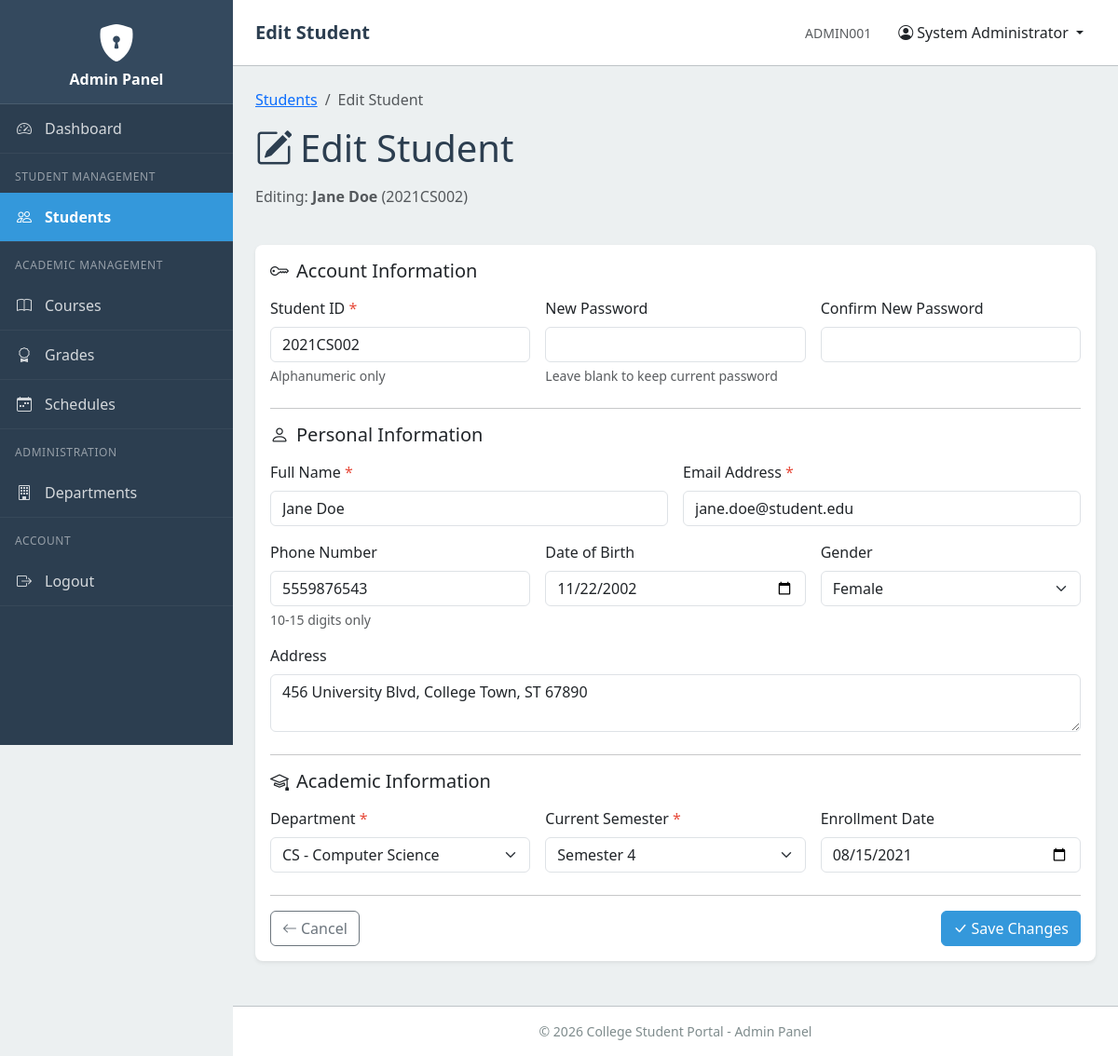
Screenshot of /admin/students/edit-student.php?id=2 (signed in) with the database file from the repository.
### tables this page shows
CREATE TABLE students (
    id INT AUTO_INCREMENT PRIMARY KEY,
    student_id VARCHAR(20) NOT NULL UNIQUE,
    name VARCHAR(100) NOT NULL,
    email VARCHAR(100) NOT NULL,
    password VARCHAR(255) NOT NULL,
    phone VARCHAR(15) DEFAULT NULL,
    date_of_birth DATE DEFAULT NULL,
    gender VARCHAR(10) DEFAULT NULL,
    address TEXT DEFAULT NULL,
    profile_picture VARCHAR(255) DEFAULT 'default.jpg',
    department_id INT NOT NULL,
    current_semester INT DEFAULT NULL,
    enrollment_date DATE DEFAULT NULL,
    created_at TIMESTAMP DEFAULT CURRENT_TIMESTAMP,
    updated_at TIMESTAMP DEFAULT CURRENT_TIMESTAMP ON UPDATE CURRENT_TIMESTAMP,
    FOREIGN KEY (department_id) REFERENCES departments(id),
    INDEX idx_student_id (student_id),
    INDEX idx_student_email (email),
    INDEX idx_student_dept (department_id)
);

CREATE TABLE departments (
    id INT AUTO_INCREMENT PRIMARY KEY,
    department_code VARCHAR(20) NOT NULL UNIQUE,
    department_name VARCHAR(100) NOT NULL,
    created_at TIMESTAMP DEFAULT CURRENT_TIMESTAMP,
    updated_at TIMESTAMP DEFAULT CURRENT_TIMESTAMP ON UPDATE CURRENT_TIMESTAMP,
    INDEX idx_dept_code (department_code)
);

### includes/functions.php (called while the page is built, shortened)
<?php
function h($string): string
{
  return htmlspecialchars($string ?? '', ENT_QUOTES, 'UTF-8');
}

### admin/students/edit-student.php (the view, shortened to what this page needs)
<?php
require_once __DIR__ . '/../../includes/admin-header.php';
require_once __DIR__ . '/../../config/database.php';
$studentId = filter_input(INPUT_GET, 'id', FILTER_VALIDATE_INT);
try {
  $deptStmt = $pdo->query("SELECT id, department_code, department_name FROM departments ORDER BY department_name");
  $departments = $deptStmt->fetchAll();
} catch (PDOException $e) {
  error_log("Error fetching departments: " . $e->getMessage());
  $departments = [];
}
try {
  $stmt = $pdo->prepare("SELECT * FROM students WHERE id = :id");
  $stmt->execute([':id' => $studentId]);
  $student = $stmt->fetch();
} catch (PDOException $e) {
  error_log("Error fetching student: " . $e->getMessage());
  $_SESSION['error'] = 'Error loading student data.';
  header('Location: view-students.php');
  exit;
}
$formData = [
  'student_id' => $student['student_id'],
  'name' => $student['name'],
  'email' => $student['email'],
  'phone' => $student['phone'],
  'date_of_birth' => $student['date_of_birth'],
  'gender' => $student['gender'],
  'address' => $student['address'],
  'department_id' => $student['department_id'],
  'current_semester' => $student['current_semester'],
  'enrollment_date' => $student['enrollment_date']
];
?>
<div class="row mb-4">
  <div class="col-12">
    <nav aria-label="breadcrumb">
      <ol class="breadcrumb">
        <li class="breadcrumb-item"><a href="view-students.php">Students</a></li>
        <li class="breadcrumb-item active" aria-current="page">Edit Student</li>
      </ol>
    </nav>
    <h1 class="mb-3">
      <i class="bi bi-pencil-square me-2"></i>Edit Student
    </h1>
    <p class="text-muted">Editing: <strong><?= h($student['name']) ?></strong> (<?= h($student['student_id']) ?>)</p>
  </div>
</div>
<div class="card">
  <div class="card-body">
    <form method="POST" action="" class="needs-validation" novalidate>
      <h5 class="mb-3"><i class="bi bi-key me-2"></i>Account Information</h5>
      <div class="row g-3 mb-4">
        <div class="col-md-4">
          <label for="student_id" class="form-label required-field">Student ID</label>
          <input type="text" class="form-control" id="student_id" name="student_id"
            value="<?= h($formData['student_id']) ?>" required
            data-check-unique="student_id" data-exclude-id="<?= $studentId ?>"
            pattern="[A-Za-z0-9]+">
          <div class="form-text">Alphanumeric only</div>
        </div>
        <div class="col-md-4">
          <label for="new_password" class="form-label">New Password</label>
          <input type="password" class="form-control" id="new_password" name="new_password"
            minlength="8">
          <div class="form-text">Leave blank to keep current password</div>
        </div>
        <div class="col-md-4">
          <label for="confirm_password" class="form-label">Confirm New Password</label>
          <input type="password" class="form-control" id="confirm_password" name="confirm_password"
            minlength="8">
        </div>
      </div>
      <hr>
      <h5 class="mb-3"><i class="bi bi-person me-2"></i>Personal Information</h5>
      <div class="row g-3 mb-4">
        <div class="col-md-6">
          <label for="name" class="form-label required-field">Full Name</label>
          <input type="text" class="form-control" id="name" name="name"
            value="<?= h($formData['name']) ?>" required>
        </div>
        <div class="col-md-6">
          <label for="email" class="form-label required-field">Email Address</label>
          <input type="email" class="form-control" id="email" name="email"
            value="<?= h($formData['email']) ?>" required>
        </div>
        <div class="col-md-4">
          <label for="phone" class="form-label">Phone Number</label>
          <input type="tel" class="form-control" id="phone" name="phone"
            value="<?= h($formData['phone']) ?>" pattern="[0-9]{10,15}">
          <div class="form-text">10-15 digits only</div>
        </div>
        <div class="col-md-4">
          <label for="date_of_birth" class="form-label">Date of Birth</label>
          <input type="date" class="form-control" id="date_of_birth" name="date_of_birth"
            value="<?= h($formData['date_of_birth']) ?>">
        </div>
        <div class="col-md-4">
          <label for="gender" class="form-label">Gender</label>
          <select class="form-select" id="gender" name="gender">
            <option value="Female" <?= $formData['gender'] === 'Female' ? 'selected' : '' ?>>Female</option>
          </select>
        </div>
        <div class="col-12">
          <label for="address" class="form-label">Address</label>
          <textarea class="form-control" id="address" name="address" rows="2"
            maxlength="500"><?= h($formData['address']) ?></textarea>
        </div>
      </div>
      <hr>
      <h5 class="mb-3"><i class="bi bi-mortarboard me-2"></i>Academic Information</h5>
      <div class="row g-3 mb-4">
        <div class="col-md-4">
          <label for="department_id" class="form-label required-field">Department</label>
          <select class="form-select" id="department_id" name="department_id" required>
            <?php foreach ($departments as $dept): ?>
              <option value="<?= $dept['id'] ?>" <?= $formData['department_id'] == $dept['id'] ? 'selected' : '' ?>>
                <?= h($dept['department_code']) ?> - <?= h($dept['department_name']) ?>
              </option>
            <?php endforeach; ?>
          </select>
        </div>
        <div class="col-md-4">
          <label for="current_semester" class="form-label required-field">Current Semester</label>
          <select class="form-select" id="current_semester" name="current_semester" required>
            <?php for ($i = 1; $i <= 8; $i++): ?>
              <option value="<?= $i ?>" <?= $formData['current_semester'] == $i ? 'selected' : '' ?>>
                Semester <?= $i ?>
              </option>
            <?php endfor; ?>
          </select>
        </div>
        <div class="col-md-4">
          <label for="enrollment_date" class="form-label">Enrollment Date</label>
          <input type="date" class="form-control" id="enrollment_date" name="enrollment_date"
            value="<?= h($formData['enrollment_date']) ?>">
        </div>
      </div>
      <hr>
      <div class="d-flex justify-content-between">
        <a href="view-students.php" class="btn btn-outline-secondary">
          <i class="bi bi-arrow-left me-1"></i>Cancel
        </a>
        <button type="submit" class="btn btn-primary">
          <i class="bi bi-check-lg me-1"></i>Save Changes
        </button>
      </div>
    </form>
  </div>
</div>
<?php require_once __DIR__ . '/../../includes/admin-footer.php'; ?>

### assets/css/admin-style.css (style rules this page uses)
:root { --admin-primary: #2c3e50; --admin-secondary: #34495e; --admin-accent: #3498db; --sidebar-width: 250px; --header-height: 60px; --success-color: #27ae60; --danger-color: #e74c3c; --warning-color: #f39c12; --info-color: #3498db; --light-bg: #ecf0f1; --dark-text: #2c3e50; --border-color: #bdc3c7; }
body { font-family: "Segoe UI", Tahoma, Geneva, Verdana, sans-serif; background-color: var(--light-bg); color: var(--dark-text); min-height: 100vh; }
.card { border: none; border-radius: 0.5rem; box-shadow: 0 0.125rem 0.25rem rgba(0, 0, 0, 0.075); margin-bottom: 1.5rem; }
.btn-primary { background-color: var(--admin-accent); border-color: var(--admin-accent); }
.required-field::after { content: " *"; color: var(--danger-color); }

### rows the page displays
students: name "Jane Doe", student "2021CS002", student_id "2021CS002", email "jane.doe@student.edu", phone "5559876543", date_of_birth "11/22/2002", gender "Female", address "456 University Blvd, College Town, ST 67890", department_id "CS - Computer Science", current_semester "Semester 4", enrollment_date "08/15/2021"

### other values shown
$pageTitle "Edit Student"
$adminId "ADMIN001"
$adminName "System Administrator"
